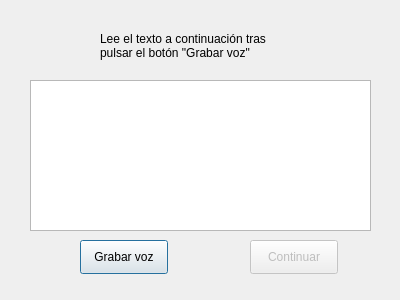
<?xml version="1.0" encoding="UTF-8"?>
<ui version="4.0">
 <class>Dialog</class>
 <widget class="QDialog" name="Dialog">
  <property name="geometry">
   <rect>
    <x>0</x>
    <y>0</y>
    <width>400</width>
    <height>300</height>
   </rect>
  </property>
  <property name="windowTitle">
   <string>Grabación de voz</string>
  </property>
  <widget class="QLabel" name="readLabel">
   <property name="geometry">
    <rect>
     <x>100</x>
     <y>20</y>
     <width>191</width>
     <height>51</height>
    </rect>
   </property>
   <property name="lineWidth">
    <number>1</number>
   </property>
   <property name="text">
    <string>Lee el texto a continuación tras pulsar el botón &quot;Grabar voz&quot;</string>
   </property>
   <property name="wordWrap">
    <bool>true</bool>
   </property>
  </widget>
  <widget class="QTextEdit" name="text">
   <property name="geometry">
    <rect>
     <x>30</x>
     <y>80</y>
     <width>341</width>
     <height>151</height>
    </rect>
   </property>
  </widget>
  <widget class="QPushButton" name="recordButton">
   <property name="geometry">
    <rect>
     <x>80</x>
     <y>240</y>
     <width>88</width>
     <height>34</height>
    </rect>
   </property>
   <property name="text">
    <string>Grabar voz</string>
   </property>
  </widget>
  <widget class="QPushButton" name="loginButton">
   <property name="enabled">
    <bool>false</bool>
   </property>
   <property name="geometry">
    <rect>
     <x>250</x>
     <y>240</y>
     <width>88</width>
     <height>34</height>
    </rect>
   </property>
   <property name="text">
    <string>Continuar</string>
   </property>
  </widget>
 </widget>
 <resources/>
 <connections/>
</ui>
